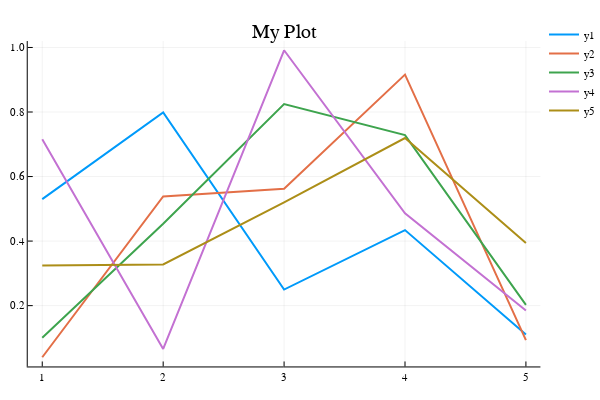

Write notebook code for a chart like this one.
### Code cell
using Plots
plotly() # Choose the Plotly.jl backend for web interactivity
plot(rand(5,5),linewidth=2,title="My Plot")

### Figure 1 — Plotly figure (JSON) as saved in the notebook; plotly's stock layout.template omitted (floating-point values rounded to 4 significant figures)
{"data": [{"colorbar": {"title": ""}, "hoverinfo": "text", "legendgroup": "y1", "line": {"color": "rgba(0, 154, 250, 1.000)", "dash": "solid", "shape": "linear", "width": 2}, "mode": "lines", "name": "y1", "showlegend": true, "text": [null, null, null, null, null], "type": "scatter", "x": [1, 2, 3, 4, 5], "xaxis": "x1", "y": [0.53, 0.7986, 0.2499, 0.4342, 0.1105], "yaxis": "y1", "zmax": 0.1, "zmin": -0.1}, {"colorbar": {"title": ""}, "hoverinfo": "text", "legendgroup": "y2", "line": {"color": "rgba(227, 111, 71, 1.000)", "dash": "solid", "shape": "linear", "width": 2}, "mode": "lines", "name": "y2", "showlegend": true, "text": [null, null, null, null, null], "type": "scatter", "x": [1, 2, 3, 4, 5], "xaxis": "x1", "y": [0.04007, 0.5383, 0.5619, 0.9159, 0.09299], "yaxis": "y1", "zmax": 0.1, "zmin": -0.1}, {"colorbar": {"title": ""}, "hoverinfo": "text", "legendgroup": "y3", "line": {"color": "rgba(62, 164, 78, 1.000)", "dash": "solid", "shape": "linear", "width": 2}, "mode": "lines", "name": "y3", "showlegend": true, "text": [null, null, null, null, null], "type": "scatter", "x": [1, 2, 3, 4, 5], "xaxis": "x1", "y": [0.1003, 0.4535, 0.8246, 0.7285, 0.2023], "yaxis": "y1", "zmax": 0.1, "zmin": -0.1}, {"colorbar": {"title": ""}, "hoverinfo": "text", "legendgroup": "y4", "line": {"color": "rgba(195, 113, 210, 1.000)", "dash": "solid", "shape": "linear", "width": 2}, "mode": "lines", "name": "y4", "showlegend": true, "text": [null, null, null, null, null], "type": "scatter", "x": [1, 2, 3, 4, 5], "xaxis": "x1", "y": [0.7156, 0.06565, 0.9914, 0.4859, 0.1847], "yaxis": "y1", "zmax": 0.1, "zmin": -0.1}, {"colorbar": {"title": ""}, "hoverinfo": "text", "legendgroup": "y5", "line": {"color": "rgba(172, 142, 24, 1.000)", "dash": "solid", "shape": "linear", "width": 2}, "mode": "lines", "name": "y5", "showlegend": true, "text": [null, null, null, null, null], "type": "scatter", "x": [1, 2, 3, 4, 5], "xaxis": "x1", "y": [0.3245, 0.3275, 0.5199, 0.7195, 0.394], "yaxis": "y1", "zmax": 0.1, "zmin": -0.1}], "layout": {"annotations": [{"font": {"color": "rgba(0, 0, 0, 1.000)", "family": "sans-serif", "size": 20}, "rotation": 0, "showarrow": false, "text": "My Plot", "x": 0.5222, "xanchor": "center", "xref": "paper", "y": 1, "yanchor": "top", "yref": "paper"}], "height": 400, "legend": {"bgcolor": "rgba(255, 255, 255, 1.000)", "bordercolor": "rgba(0, 0, 0, 1.000)", "font": {"color": "rgba(0, 0, 0, 1.000)", "family": "sans-serif", "size": 11}, "tracegroupgap": 0, "x": 1, "y": 1}, "margin": {"b": 20, "l": 0, "r": 0, "t": 20}, "paper_bgcolor": "rgba(255, 255, 255, 1.000)", "plot_bgcolor": "rgba(255, 255, 255, 1.000)", "showlegend": true, "width": 600, "xaxis": {"anchor": "y1", "domain": [0.05101, 0.9934], "gridcolor": "rgba(0, 0, 0, 0.100)", "gridwidth": 0.5, "linecolor": "rgba(0, 0, 0, 1.000)", "mirror": false, "range": [0.88, 5.12], "showgrid": true, "showline": true, "showticklabels": true, "tickangle": 0, "tickcolor": "rgb(0, 0, 0)", "tickfont": {"color": "rgba(0, 0, 0, 1.000)", "family": "sans-serif", "size": 11}, "tickmode": "array", "ticks": "inside", "ticktext": ["1", "2", "3", "4", "5"], "tickvals": [1, 2, 3, 4, 5], "title": "", "titlefont": {"color": "rgba(0, 0, 0, 1.000)", "family": "sans-serif", "size": 15}, "type": "-", "visible": true, "zeroline": false, "zerolinecolor": "rgba(0, 0, 0, 1.000)"}, "yaxis": {"anchor": "x1", "domain": [0.03762, 0.9415], "gridcolor": "rgba(0, 0, 0, 0.100)", "gridwidth": 0.5, "linecolor": "rgba(0, 0, 0, 1.000)", "mirror": false, "range": [0.01153, 1.02], "showgrid": true, "showline": true, "showticklabels": true, "tickangle": 0, "tickcolor": "rgb(0, 0, 0)", "tickfont": {"color": "rgba(0, 0, 0, 1.000)", "family": "sans-serif", "size": 11}, "tickmode": "array", "ticks": "inside", "ticktext": ["0.2", "0.4", "0.6", "0.8", "1.0"], "tickvals": [0.2, 0.4, 0.6, 0.8, 1], "title": "", "titlefont": {"color": "rgba(0, 0, 0, 1.000)", "family": "sans-serif", "size": 15}, "type": "-", "visible": true, "zeroline": false, "zerolinecolor": "rgba(0, 0, 0, 1.000)"}}}
